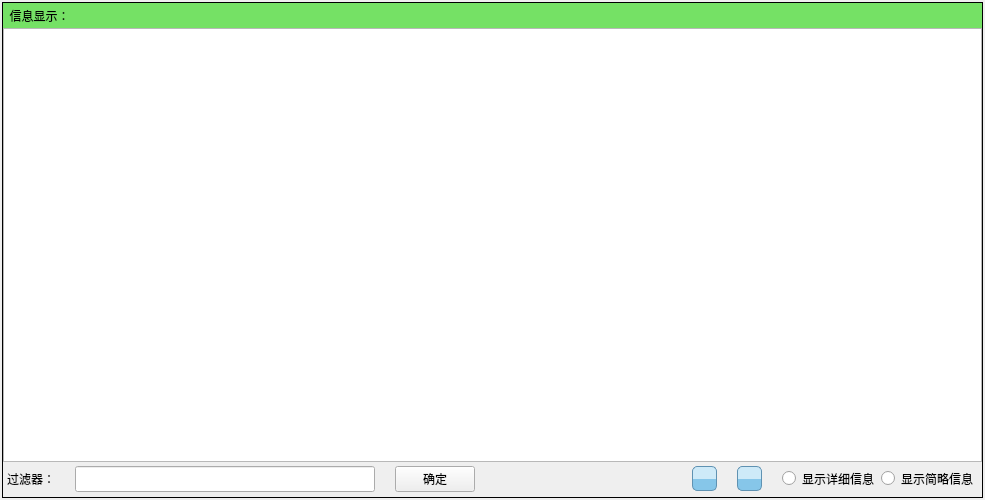
<?xml version="1.0" encoding="UTF-8"?>
<ui version="4.0">
 <class>InfoDisplay</class>
 <widget class="QWidget" name="InfoDisplay">
  <property name="geometry">
   <rect>
    <x>0</x>
    <y>0</y>
    <width>985</width>
    <height>500</height>
   </rect>
  </property>
  <property name="minimumSize">
   <size>
    <width>0</width>
    <height>350</height>
   </size>
  </property>
  <property name="windowTitle">
   <string>Form</string>
  </property>
  <property name="styleSheet">
   <string notr="true">QPushButton#pushButton_start
{
background-color: qconicalgradient(cx:0.5, cy:0.522909, angle:179.9, stop:0.494318 rgba(134, 198, 233, 255), stop:0.5 rgba(206, 234, 248, 255));
  border-radius:5px;
  border: 1px solid #5F92B2;  
	border-image: url(:/Pic/start.ico);
}

QPushButton#pushButton_stop
{
background-color: qconicalgradient(cx:0.5, cy:0.522909, angle:179.9, stop:0.494318 rgba(134, 198, 233, 255), stop:0.5 rgba(206, 234, 248, 255));
  border-radius:5px;
  border: 1px solid #5F92B2;  
	border-image: url(:/Pic/stop.ico);
}</string>
  </property>
  <layout class="QVBoxLayout" name="verticalLayout">
   <property name="spacing">
    <number>0</number>
   </property>
   <property name="leftMargin">
    <number>2</number>
   </property>
   <property name="topMargin">
    <number>2</number>
   </property>
   <property name="rightMargin">
    <number>2</number>
   </property>
   <property name="bottomMargin">
    <number>2</number>
   </property>
   <item>
    <widget class="QFrame" name="frame">
     <property name="styleSheet">
      <string notr="true">QWidget#widget{
background-color: rgba(222, 255, 0, 158);
}</string>
     </property>
     <property name="frameShape">
      <enum>QFrame::Box</enum>
     </property>
     <layout class="QVBoxLayout" name="verticalLayout_3">
      <property name="spacing">
       <number>0</number>
      </property>
      <property name="leftMargin">
       <number>0</number>
      </property>
      <property name="topMargin">
       <number>0</number>
      </property>
      <property name="rightMargin">
       <number>0</number>
      </property>
      <property name="bottomMargin">
       <number>0</number>
      </property>
      <item>
       <widget class="QWidget" name="widget_info_title" native="true">
        <property name="minimumSize">
         <size>
          <width>0</width>
          <height>25</height>
         </size>
        </property>
        <property name="maximumSize">
         <size>
          <width>16777215</width>
          <height>25</height>
         </size>
        </property>
        <property name="styleSheet">
         <string notr="true">background-color: rgba(47, 216, 22, 101);</string>
        </property>
        <layout class="QHBoxLayout" name="horizontalLayout_10">
         <property name="spacing">
          <number>0</number>
         </property>
         <property name="leftMargin">
          <number>0</number>
         </property>
         <property name="topMargin">
          <number>0</number>
         </property>
         <property name="rightMargin">
          <number>0</number>
         </property>
         <property name="bottomMargin">
          <number>0</number>
         </property>
         <item>
          <widget class="QLabel" name="label_title">
           <property name="text">
            <string>  信息显示：</string>
           </property>
          </widget>
         </item>
        </layout>
       </widget>
      </item>
      <item>
       <widget class="QWidget" name="widget_display" native="true">
        <layout class="QVBoxLayout" name="verticalLayout_5">
         <property name="spacing">
          <number>0</number>
         </property>
         <property name="leftMargin">
          <number>0</number>
         </property>
         <property name="topMargin">
          <number>0</number>
         </property>
         <property name="rightMargin">
          <number>0</number>
         </property>
         <property name="bottomMargin">
          <number>0</number>
         </property>
         <item>
          <widget class="QTextEdit" name="textEdit">
           <property name="minimumSize">
            <size>
             <width>0</width>
             <height>0</height>
            </size>
           </property>
           <property name="maximumSize">
            <size>
             <width>16777215</width>
             <height>16777215</height>
            </size>
           </property>
          </widget>
         </item>
        </layout>
       </widget>
      </item>
      <item>
       <widget class="QWidget" name="widget_set" native="true">
        <property name="minimumSize">
         <size>
          <width>0</width>
          <height>35</height>
         </size>
        </property>
        <property name="maximumSize">
         <size>
          <width>16777215</width>
          <height>40</height>
         </size>
        </property>
        <layout class="QVBoxLayout" name="verticalLayout_2">
         <property name="spacing">
          <number>0</number>
         </property>
         <property name="leftMargin">
          <number>0</number>
         </property>
         <property name="topMargin">
          <number>2</number>
         </property>
         <property name="rightMargin">
          <number>0</number>
         </property>
         <property name="bottomMargin">
          <number>2</number>
         </property>
         <item>
          <layout class="QHBoxLayout" name="horizontalLayout_13">
           <property name="spacing">
            <number>20</number>
           </property>
           <property name="leftMargin">
            <number>4</number>
           </property>
           <property name="topMargin">
            <number>2</number>
           </property>
           <property name="rightMargin">
            <number>4</number>
           </property>
           <property name="bottomMargin">
            <number>2</number>
           </property>
           <item>
            <layout class="QHBoxLayout" name="horizontalLayout_11">
             <item>
              <widget class="QLabel" name="label_9">
               <property name="maximumSize">
                <size>
                 <width>16777215</width>
                 <height>25</height>
                </size>
               </property>
               <property name="text">
                <string>过滤器：</string>
               </property>
              </widget>
             </item>
             <item>
              <widget class="QLineEdit" name="lineEdit_filtter">
               <property name="minimumSize">
                <size>
                 <width>300</width>
                 <height>0</height>
                </size>
               </property>
               <property name="maximumSize">
                <size>
                 <width>16777215</width>
                 <height>30</height>
                </size>
               </property>
              </widget>
             </item>
            </layout>
           </item>
           <item>
            <widget class="QPushButton" name="pushButton">
             <property name="text">
              <string>确定</string>
             </property>
            </widget>
           </item>
           <item>
            <spacer name="horizontalSpacer">
             <property name="orientation">
              <enum>Qt::Horizontal</enum>
             </property>
             <property name="sizeType">
              <enum>QSizePolicy::Expanding</enum>
             </property>
             <property name="sizeHint" stdset="0">
              <size>
               <width>40</width>
               <height>20</height>
              </size>
             </property>
            </spacer>
           </item>
           <item>
            <layout class="QHBoxLayout" name="horizontalLayout">
             <item>
              <widget class="QPushButton" name="pushButton_start">
               <property name="minimumSize">
                <size>
                 <width>25</width>
                 <height>25</height>
                </size>
               </property>
               <property name="maximumSize">
                <size>
                 <width>25</width>
                 <height>25</height>
                </size>
               </property>
               <property name="text">
                <string/>
               </property>
               <property name="flat">
                <bool>true</bool>
               </property>
              </widget>
             </item>
             <item>
              <widget class="QPushButton" name="pushButton_stop">
               <property name="minimumSize">
                <size>
                 <width>25</width>
                 <height>25</height>
                </size>
               </property>
               <property name="maximumSize">
                <size>
                 <width>25</width>
                 <height>25</height>
                </size>
               </property>
               <property name="text">
                <string/>
               </property>
               <property name="flat">
                <bool>true</bool>
               </property>
              </widget>
             </item>
            </layout>
           </item>
           <item>
            <layout class="QHBoxLayout" name="horizontalLayout_12">
             <property name="spacing">
              <number>2</number>
             </property>
             <item>
              <widget class="QRadioButton" name="radioButton">
               <property name="maximumSize">
                <size>
                 <width>16777215</width>
                 <height>25</height>
                </size>
               </property>
               <property name="text">
                <string>显示详细信息</string>
               </property>
              </widget>
             </item>
             <item>
              <widget class="QRadioButton" name="radioButton_2">
               <property name="maximumSize">
                <size>
                 <width>16777215</width>
                 <height>25</height>
                </size>
               </property>
               <property name="text">
                <string>显示简略信息</string>
               </property>
              </widget>
             </item>
            </layout>
           </item>
          </layout>
         </item>
        </layout>
       </widget>
      </item>
     </layout>
    </widget>
   </item>
  </layout>
 </widget>
 <resources/>
 <connections/>
</ui>
